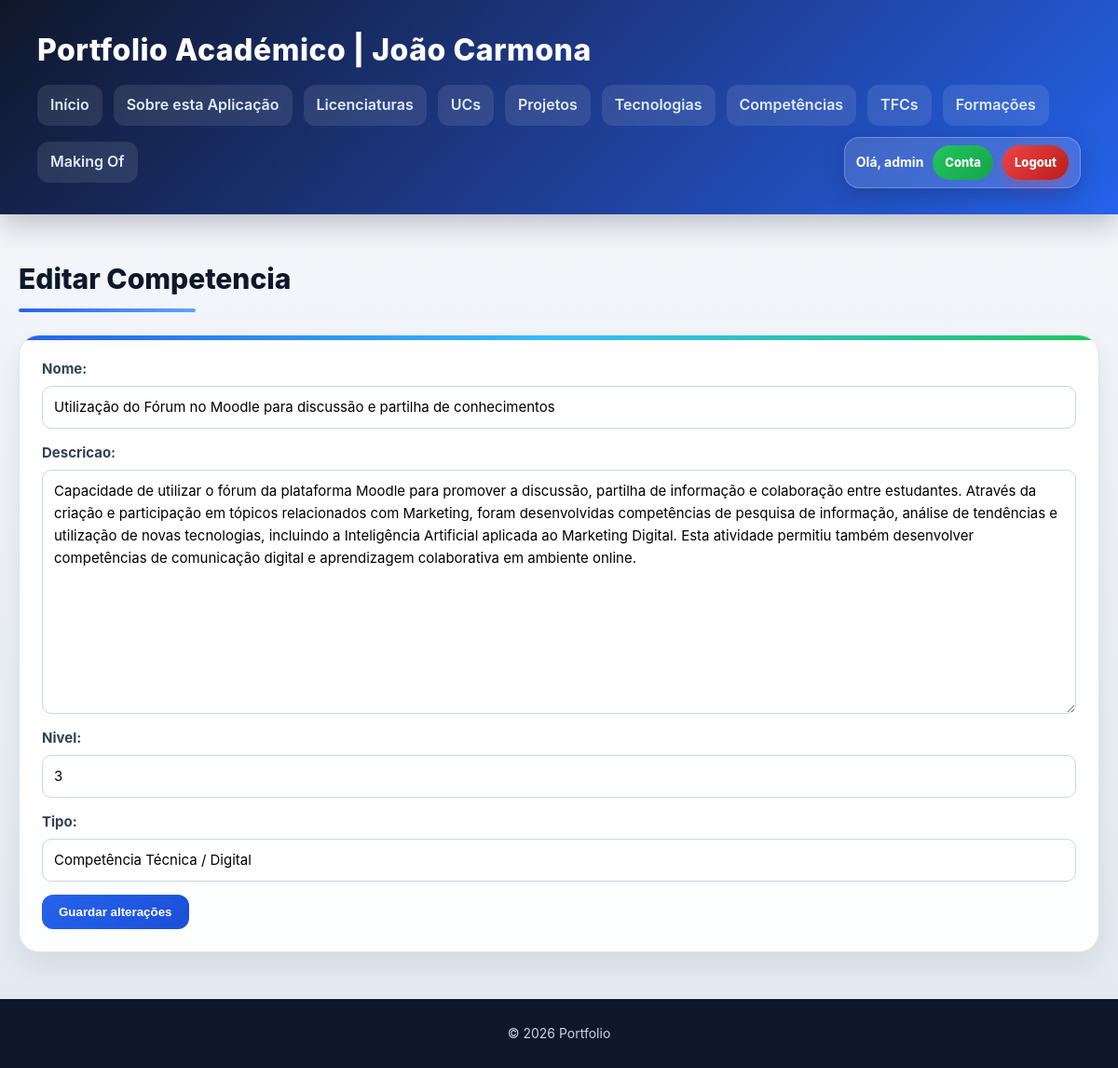
/portfolio/competencias/editar/1/ (signed in), run on the app's committed database.
### portfolio/models.py (models this page shows, shortened)
class Competencia(models.Model):
    nome = models.CharField(max_length=100)
    descricao = models.TextField(blank=True)
    nivel = models.IntegerField(default=3)
    tipo = models.CharField(max_length=50,blank=True)

### portfolio/views.py (the view)
# urls.py: path('competencias/editar/<int:competencia_id>/', views.editar_competencia_view, name='editar_competencia'),
@login_required
def editar_competencia_view(request, competencia_id):
    competencia = get_object_or_404(Competencia, id=competencia_id)
    if request.method == 'POST':
        form = CompetenciaForm(request.POST, request.FILES, instance=competencia)
        if form.is_valid():
            form.save()
            return redirect('competencias')
    else:
        form = CompetenciaForm(instance=competencia)
    return render(request, 'criacao/editar_competencia.html', {'form': form, 'competencia': competencia})

### portfolio/forms.py
class CompetenciaForm(forms.ModelForm):
    class Meta:
        model = Competencia
        fields = [
            'nome',
            'descricao',
            'nivel',
            'tipo',
        ]

### portfolio/templates/criacao/editar_competencia.html (shortened to what this page needs)
{% extends "portfolio/base.html" %}
{% block content %}
<h2>Editar Competencia</h2>
<section>
    <article>
        <form method="POST" enctype="multipart/form-data">
            {{ form.as_p }}
            <button type="submit">Guardar alterações</button>
        </form>
    </article>
</section>
{% endblock %}

### portfolio/templates/portfolio/base.html (shortened to what this page needs)
{% load static %}
<!DOCTYPE html>
<html lang="pt">
<head>
    <link rel="stylesheet" href="{% static 'portfolio/styles.css' %}">
</head>
<body>
    <header>
        <h1>Portfolio Académico | João Carmona</h1>
        <nav>
            <a href="{% url 'home' %}">Início</a>
            <a href="{% url 'sobre' %}">Sobre esta Aplicação</a>
            <a href="{% url 'licenciaturas' %}">Licenciaturas</a>
            <a href="{% url 'ucs' %}">UCs</a>
            <a href="{% url 'projetos' %}">Projetos</a>
            <a href="{% url 'tecnologias' %}">Tecnologias</a>
            <a href="{% url 'competencias' %}">Competências</a>
            <a href="{% url 'tfcs' %}">TFCs</a>
            <a href="{% url 'formacoes' %}">Formações</a>
            <a href="{% url 'makingof' %}">Making Of</a>
            {% if request.user.is_authenticated %}
                <div class="auth-box">
                    <span>Olá, {{ request.user.username }}</span>
                    <a href="{% url 'user' %}" class="btn-user">
                    Conta
                    </a>
                    <a href="{% url 'logout' %}" class="btn-logout">
                    Logout
                    </a>
                </div>
            {% else %}
                <a href="{% url 'login' %}" class="btn-login">
                Login
                </a>
            {% endif %}
        </nav>
    </header>
    <main>
        {% block content %}
        {% endblock %}
    </main>
    <footer>
        <p>&copy; 2026 Portfolio</p>
    </footer>
</body>
</html>

### portfolio/static/portfolio/styles.css (style rules this page uses)
* { box-sizing: border-box; margin: 0; padding: 0; }
body { font-family: "Inter", "Segoe UI", system-ui, -apple-system, sans-serif; background: linear-gradient(180deg, #f8fafc 0%, #e2e8f0 100%); color: #0f172a; line-height: 1.6; min-height: 100vh; }
body > header { background: linear-gradient(135deg, #0f172a, #1e3a8a, #2563eb); color: white; padding: 28px 40px; box-shadow: 0 10px 30px rgba(15, 23, 42, 0.25); position: sticky; top: 0; z-index: 10; }
body > header h1 { font-size: 32px; font-weight: 800; letter-spacing: 0.5px; margin-bottom: 12px; }
body > header nav { display: flex; flex-wrap: wrap; gap: 12px; }
body > header nav a { color: #e0ecff; text-decoration: none; font-weight: 600; padding: 9px 14px; border-radius: 12px; background: rgba(255, 255, 255, 0.10); transition: all 0.25s ease; backdrop-filter: blur(4px); }
main { max-width: 1200px; margin: 45px auto; padding: 0 20px; }
h2 { font-size: 30px; font-weight: 800; margin-bottom: 24px; color: #0f172a; position: relative; display: inline-block; }
h2::after { content: ""; display: block; width: 65%; height: 4px; background: linear-gradient(90deg, #2563eb, #60a5fa); border-radius: 999px; margin-top: 8px; }
section { display: grid; gap: 22px; }
section > article { background: rgba(255, 255, 255, 0.94); border: 1px solid #dbe4ee; border-radius: 22px; padding: 24px; box-shadow: 0 12px 28px rgba(15, 23, 42, 0.08); transition: all 0.28s ease; position: relative; overflow: hidden; }
section > article::before { content: ""; position: absolute; inset: 0 0 auto 0; height: 5px; background: linear-gradient(90deg, #2563eb, #38bdf8, #22c55e); }
article p { color: #334155; font-size: 15px; }
a { color: #2563eb; text-decoration: none; transition: color 0.2s ease; }
form { display: grid; gap: 14px; }
form p { display: grid; gap: 6px; }
form label { font-weight: 700; color: #334155; }
form input, form textarea, form select { width: 100%; padding: 10px 12px; border: 1px solid #cbd5e1; border-radius: 10px; font: inherit; background: white; }
form button { justify-self: start; background: linear-gradient(135deg, #2563eb, #1d4ed8); color: white; padding: 11px 18px; border-radius: 12px; font-weight: 700; border: none; cursor: pointer; transition: all 0.25s ease; }
footer { text-align: center; padding: 26px; background: #0f172a; color: #cbd5e1; margin-top: 50px; font-size: 14px; }
body > header nav { align-items: center; }
.auth-box { display: flex; align-items: center; gap: 10px; margin-left: auto; padding: 8px 12px; border-radius: 16px; background: rgba(255, 255, 255, 0.14); border: 1px solid rgba(255, 255, 255, 0.25); box-shadow: 0 8px 24px rgba(15, 23, 42, 0.25); backdrop-filter: blur(8px); }
.auth-box span { color: white; font-size: 14px; font-weight: 700; }
.btn-user { background: linear-gradient(135deg, #22c55e, #16a34a) !important; color: white !important; padding: 8px 13px !important; border-radius: 999px !important; font-size: 13px; font-weight: 800; text-decoration: none; }
.btn-logout { background: linear-gradient(135deg, #ef4444, #b91c1c) !important; color: white !important; padding: 8px 13px !important; border-radius: 999px !important; font-size: 13px; font-weight: 800; text-decoration: none; box-shadow: 0 6px 16px rgba(239, 68, 68, 0.35); }

### data on the page
Competencia: nome "Utilização do Fórum no Moodle para discussão e partilha de conhecimentos", descricao "Capacidade de utilizar o fórum da plataforma Moodle para promover a discussão, partilha de informação e colaboração entre estudantes. Através da criação e participação em tópicos relacionados com Marketing, foram desenvolvidas competências de pesquisa de informação, análise de tendências e utilização de novas tecnologias, incluindo a Inteligência Artificial aplicada ao Marketing Digital. Esta atividade permitiu também desenvolver competências de comunicação digital e aprendizagem colaborativa em ambiente online.", nivel "3", tipo "Competência Técnica / Digital"

### other printed values
{{ request.user.username }} "admin"
